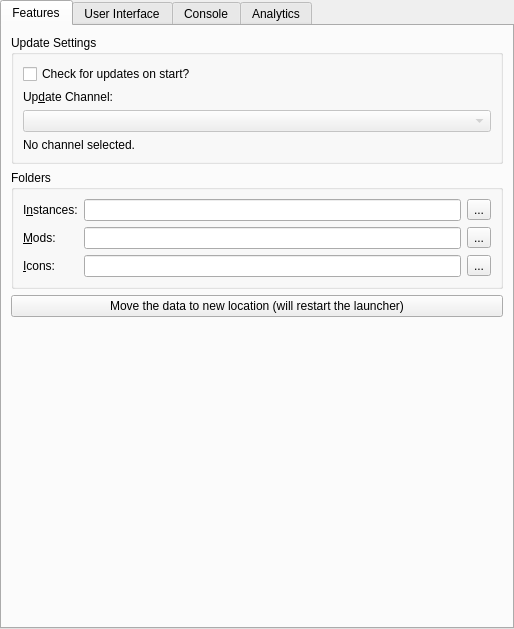
<?xml version="1.0" encoding="UTF-8"?>
<ui version="4.0">
 <class>LauncherPage</class>
 <widget class="QWidget" name="LauncherPage">
  <property name="geometry">
   <rect>
    <x>0</x>
    <y>0</y>
    <width>514</width>
    <height>629</height>
   </rect>
  </property>
  <property name="sizePolicy">
   <sizepolicy hsizetype="MinimumExpanding" vsizetype="MinimumExpanding">
    <horstretch>0</horstretch>
    <verstretch>0</verstretch>
   </sizepolicy>
  </property>
  <layout class="QVBoxLayout" name="mainLayout">
   <property name="leftMargin">
    <number>0</number>
   </property>
   <property name="topMargin">
    <number>0</number>
   </property>
   <property name="rightMargin">
    <number>0</number>
   </property>
   <property name="bottomMargin">
    <number>0</number>
   </property>
   <item>
    <widget class="QTabWidget" name="tabWidget">
     <property name="toolTip">
      <string notr="true"/>
     </property>
     <property name="tabShape">
      <enum>QTabWidget::Rounded</enum>
     </property>
     <property name="currentIndex">
      <number>0</number>
     </property>
     <widget class="QWidget" name="featuresTab">
      <attribute name="title">
       <string>Features</string>
      </attribute>
      <layout class="QVBoxLayout" name="verticalLayout_9">
       <item>
        <widget class="QGroupBox" name="updateSettingsBox">
         <property name="title">
          <string>Update Settings</string>
         </property>
         <layout class="QVBoxLayout" name="verticalLayout_7">
          <item>
           <widget class="QCheckBox" name="autoUpdateCheckBox">
            <property name="text">
             <string>Check for updates on start?</string>
            </property>
           </widget>
          </item>
          <item>
           <widget class="QLabel" name="updateChannelLabel">
            <property name="text">
             <string>Up&amp;date Channel:</string>
            </property>
            <property name="buddy">
             <cstring>updateChannelComboBox</cstring>
            </property>
           </widget>
          </item>
          <item>
           <widget class="QComboBox" name="updateChannelComboBox">
            <property name="enabled">
             <bool>false</bool>
            </property>
           </widget>
          </item>
          <item>
           <widget class="QLabel" name="updateChannelDescLabel">
            <property name="text">
             <string>No channel selected.</string>
            </property>
            <property name="wordWrap">
             <bool>true</bool>
            </property>
           </widget>
          </item>
         </layout>
        </widget>
       </item>
       <item>
        <widget class="QGroupBox" name="foldersBox">
         <property name="title">
          <string>Folders</string>
         </property>
         <layout class="QGridLayout" name="foldersBoxLayout">
          <item row="0" column="0">
           <widget class="QLabel" name="labelInstDir">
            <property name="text">
             <string>I&amp;nstances:</string>
            </property>
            <property name="buddy">
             <cstring>instDirTextBox</cstring>
            </property>
           </widget>
          </item>
          <item row="0" column="1">
           <widget class="QLineEdit" name="instDirTextBox"/>
          </item>
          <item row="0" column="2">
           <widget class="QToolButton" name="instDirBrowseBtn">
            <property name="text">
             <string notr="true">...</string>
            </property>
           </widget>
          </item>
          <item row="1" column="0">
           <widget class="QLabel" name="labelModsDir">
            <property name="text">
             <string>&amp;Mods:</string>
            </property>
            <property name="buddy">
             <cstring>modsDirTextBox</cstring>
            </property>
           </widget>
          </item>
          <item row="1" column="1">
           <widget class="QLineEdit" name="modsDirTextBox"/>
          </item>
          <item row="1" column="2">
           <widget class="QToolButton" name="modsDirBrowseBtn">
            <property name="text">
             <string notr="true">...</string>
            </property>
           </widget>
          </item>
          <item row="2" column="1">
           <widget class="QLineEdit" name="iconsDirTextBox"/>
          </item>
          <item row="2" column="0">
           <widget class="QLabel" name="labelIconsDir">
            <property name="text">
             <string>&amp;Icons:</string>
            </property>
            <property name="buddy">
             <cstring>iconsDirTextBox</cstring>
            </property>
           </widget>
          </item>
          <item row="2" column="2">
           <widget class="QToolButton" name="iconsDirBrowseBtn">
            <property name="text">
             <string notr="true">...</string>
            </property>
           </widget>
          </item>
         </layout>
        </widget>
       </item>
       <item>
        <widget class="QPushButton" name="migrateDataFolderMacBtn">
         <property name="text">
          <string>Move the data to new location (will restart the launcher)</string>
         </property>
        </widget>
       </item>
       <item>
        <spacer name="verticalSpacer_2">
         <property name="orientation">
          <enum>Qt::Vertical</enum>
         </property>
         <property name="sizeHint" stdset="0">
          <size>
           <width>0</width>
           <height>0</height>
          </size>
         </property>
        </spacer>
       </item>
      </layout>
     </widget>
     <widget class="QWidget" name="generalTab">
      <attribute name="title">
       <string>User Interface</string>
      </attribute>
      <layout class="QVBoxLayout" name="verticalLayout_6">
       <item>
        <widget class="QGroupBox" name="groupBox_3">
         <property name="title">
          <string>Launcher notifications</string>
         </property>
         <layout class="QVBoxLayout" name="verticalLayout_5">
          <item>
           <widget class="QPushButton" name="resetNotificationsBtn">
            <property name="text">
             <string>Reset hidden notifications</string>
            </property>
            <property name="checkable">
             <bool>true</bool>
            </property>
           </widget>
          </item>
         </layout>
        </widget>
       </item>
       <item>
        <widget class="QGroupBox" name="sortingModeBox">
         <property name="enabled">
          <bool>true</bool>
         </property>
         <property name="title">
          <string>Instance view sorting mode</string>
         </property>
         <layout class="QHBoxLayout" name="sortingModeBoxLayout">
          <item>
           <widget class="QRadioButton" name="sortLastLaunchedBtn">
            <property name="text">
             <string>By &amp;last launched</string>
            </property>
            <attribute name="buttonGroup">
             <string notr="true">sortingModeGroup</string>
            </attribute>
           </widget>
          </item>
          <item>
           <widget class="QRadioButton" name="sortByNameBtn">
            <property name="text">
             <string>By &amp;name</string>
            </property>
            <attribute name="buttonGroup">
             <string notr="true">sortingModeGroup</string>
            </attribute>
           </widget>
          </item>
         </layout>
        </widget>
       </item>
       <item>
        <widget class="QGroupBox" name="themeBox">
         <property name="title">
          <string>Theme</string>
         </property>
         <layout class="QFormLayout" name="formLayout">
          <item row="0" column="0">
           <widget class="QLabel" name="label_3">
            <property name="text">
             <string>&amp;Icons</string>
            </property>
            <property name="buddy">
             <cstring>themeComboBox</cstring>
            </property>
           </widget>
          </item>
          <item row="0" column="1">
           <widget class="QComboBox" name="themeComboBox">
            <property name="sizePolicy">
             <sizepolicy hsizetype="Expanding" vsizetype="Fixed">
              <horstretch>0</horstretch>
              <verstretch>0</verstretch>
             </sizepolicy>
            </property>
            <property name="focusPolicy">
             <enum>Qt::StrongFocus</enum>
            </property>
            <item>
             <property name="text">
              <string>Default</string>
             </property>
            </item>
            <item>
             <property name="text">
              <string>MultiMC</string>
             </property>
            </item>
            <item>
             <property name="text">
              <string>Simple (Dark Icons)</string>
             </property>
            </item>
            <item>
             <property name="text">
              <string>Simple (Light Icons)</string>
             </property>
            </item>
            <item>
             <property name="text">
              <string>Simple (Blue Icons)</string>
             </property>
            </item>
            <item>
             <property name="text">
              <string>Simple (Colored Icons)</string>
             </property>
            </item>
            <item>
             <property name="text">
              <string notr="true">OSX</string>
             </property>
            </item>
            <item>
             <property name="text">
              <string notr="true">iOS</string>
             </property>
            </item>
            <item>
             <property name="text">
              <string notr="true">Flat</string>
             </property>
            </item>
            <item>
             <property name="text">
              <string>Custom</string>
             </property>
            </item>
           </widget>
          </item>
          <item row="1" column="1">
           <widget class="QComboBox" name="themeComboBoxColors">
            <property name="sizePolicy">
             <sizepolicy hsizetype="Expanding" vsizetype="Fixed">
              <horstretch>0</horstretch>
              <verstretch>0</verstretch>
             </sizepolicy>
            </property>
            <property name="focusPolicy">
             <enum>Qt::StrongFocus</enum>
            </property>
           </widget>
          </item>
          <item row="1" column="0">
           <widget class="QLabel" name="label_4">
            <property name="text">
             <string>Colors</string>
            </property>
            <property name="buddy">
             <cstring>themeComboBoxColors</cstring>
            </property>
           </widget>
          </item>
         </layout>
        </widget>
       </item>
       <item>
        <spacer name="generalTabSpacer">
         <property name="orientation">
          <enum>Qt::Vertical</enum>
         </property>
         <property name="sizeHint" stdset="0">
          <size>
           <width>0</width>
           <height>0</height>
          </size>
         </property>
        </spacer>
       </item>
      </layout>
     </widget>
     <widget class="QWidget" name="consoleTab">
      <attribute name="title">
       <string>Console</string>
      </attribute>
      <layout class="QVBoxLayout" name="verticalLayout_2">
       <item>
        <widget class="QGroupBox" name="consoleSettingsBox">
         <property name="title">
          <string>Console Settings</string>
         </property>
         <layout class="QVBoxLayout" name="verticalLayout_3">
          <item>
           <widget class="QCheckBox" name="showConsoleCheck">
            <property name="text">
             <string>Show console while the game is running?</string>
            </property>
           </widget>
          </item>
          <item>
           <widget class="QCheckBox" name="autoCloseConsoleCheck">
            <property name="text">
             <string>Automatically close console when the game quits?</string>
            </property>
           </widget>
          </item>
          <item>
           <widget class="QCheckBox" name="showConsoleErrorCheck">
            <property name="text">
             <string>Show console when the game crashes?</string>
            </property>
           </widget>
          </item>
         </layout>
        </widget>
       </item>
       <item>
        <widget class="QGroupBox" name="groupBox_4">
         <property name="title">
          <string>History limit</string>
         </property>
         <layout class="QGridLayout" name="gridLayout_3">
          <item row="1" column="0">
           <widget class="QCheckBox" name="checkStopLogging">
            <property name="text">
             <string>Stop logging when log overflows</string>
            </property>
           </widget>
          </item>
          <item row="0" column="0">
           <widget class="QSpinBox" name="lineLimitSpinBox">
            <property name="sizePolicy">
             <sizepolicy hsizetype="Expanding" vsizetype="Fixed">
              <horstretch>0</horstretch>
              <verstretch>0</verstretch>
             </sizepolicy>
            </property>
            <property name="suffix">
             <string> lines</string>
            </property>
            <property name="minimum">
             <number>10000</number>
            </property>
            <property name="maximum">
             <number>1000000</number>
            </property>
            <property name="singleStep">
             <number>10000</number>
            </property>
            <property name="value">
             <number>100000</number>
            </property>
           </widget>
          </item>
         </layout>
        </widget>
       </item>
       <item>
        <widget class="QGroupBox" name="themeBox_2">
         <property name="sizePolicy">
          <sizepolicy hsizetype="Preferred" vsizetype="MinimumExpanding">
           <horstretch>0</horstretch>
           <verstretch>0</verstretch>
          </sizepolicy>
         </property>
         <property name="title">
          <string>Console font</string>
         </property>
         <layout class="QGridLayout" name="gridLayout_2">
          <item row="1" column="0" colspan="2">
           <widget class="QTextEdit" name="fontPreview">
            <property name="sizePolicy">
             <sizepolicy hsizetype="Expanding" vsizetype="MinimumExpanding">
              <horstretch>0</horstretch>
              <verstretch>0</verstretch>
             </sizepolicy>
            </property>
            <property name="horizontalScrollBarPolicy">
             <enum>Qt::ScrollBarAlwaysOff</enum>
            </property>
            <property name="undoRedoEnabled">
             <bool>false</bool>
            </property>
            <property name="textInteractionFlags">
             <set>Qt::TextSelectableByKeyboard|Qt::TextSelectableByMouse</set>
            </property>
           </widget>
          </item>
          <item row="0" column="0">
           <widget class="QFontComboBox" name="consoleFont">
            <property name="sizePolicy">
             <sizepolicy hsizetype="Expanding" vsizetype="Fixed">
              <horstretch>0</horstretch>
              <verstretch>0</verstretch>
             </sizepolicy>
            </property>
           </widget>
          </item>
          <item row="0" column="1">
           <widget class="QSpinBox" name="fontSizeBox">
            <property name="minimum">
             <number>5</number>
            </property>
            <property name="maximum">
             <number>16</number>
            </property>
            <property name="value">
             <number>11</number>
            </property>
           </widget>
          </item>
         </layout>
        </widget>
       </item>
      </layout>
     </widget>
     <widget class="QWidget" name="analyticsTab">
      <attribute name="title">
       <string>Analytics</string>
      </attribute>
      <layout class="QVBoxLayout" name="verticalLayout_8">
       <item>
        <widget class="QGroupBox" name="consoleSettingsBox_2">
         <property name="title">
          <string>Analytics Settings</string>
         </property>
         <layout class="QVBoxLayout" name="verticalLayout_4">
          <item>
           <widget class="QCheckBox" name="analyticsCheck">
            <property name="text">
             <string>Send anonymous usage statistics?</string>
            </property>
           </widget>
          </item>
          <item>
           <widget class="Line" name="line">
            <property name="orientation">
             <enum>Qt::Horizontal</enum>
            </property>
           </widget>
          </item>
          <item>
           <widget class="QLabel" name="label_5">
            <property name="text">
             <string>&lt;html&gt;&lt;head/&gt;
&lt;body&gt;
&lt;p&gt;The launcher sends anonymous usage statistics on every start of the application.&lt;/p&gt;&lt;p&gt;The following data is collected:&lt;/p&gt;
&lt;ul&gt;
&lt;li&gt;Launcher version.&lt;/li&gt;
&lt;li&gt;Operating system name, version and architecture.&lt;/li&gt;
&lt;li&gt;CPU architecture (kernel architecture on linux).&lt;/li&gt;
&lt;li&gt;Size of system memory.&lt;/li&gt;
&lt;li&gt;Java version, architecture and memory settings.&lt;/li&gt;
&lt;/ul&gt;
&lt;/body&gt;&lt;/html&gt;</string>
            </property>
            <property name="wordWrap">
             <bool>true</bool>
            </property>
           </widget>
          </item>
         </layout>
        </widget>
       </item>
       <item>
        <spacer name="verticalSpacer">
         <property name="orientation">
          <enum>Qt::Vertical</enum>
         </property>
         <property name="sizeHint" stdset="0">
          <size>
           <width>20</width>
           <height>40</height>
          </size>
         </property>
        </spacer>
       </item>
      </layout>
     </widget>
    </widget>
   </item>
  </layout>
 </widget>
 <tabstops>
  <tabstop>tabWidget</tabstop>
  <tabstop>autoUpdateCheckBox</tabstop>
  <tabstop>updateChannelComboBox</tabstop>
  <tabstop>instDirTextBox</tabstop>
  <tabstop>instDirBrowseBtn</tabstop>
  <tabstop>modsDirTextBox</tabstop>
  <tabstop>modsDirBrowseBtn</tabstop>
  <tabstop>iconsDirTextBox</tabstop>
  <tabstop>iconsDirBrowseBtn</tabstop>
  <tabstop>resetNotificationsBtn</tabstop>
  <tabstop>sortLastLaunchedBtn</tabstop>
  <tabstop>sortByNameBtn</tabstop>
  <tabstop>themeComboBox</tabstop>
  <tabstop>themeComboBoxColors</tabstop>
  <tabstop>showConsoleCheck</tabstop>
  <tabstop>autoCloseConsoleCheck</tabstop>
  <tabstop>showConsoleErrorCheck</tabstop>
  <tabstop>lineLimitSpinBox</tabstop>
  <tabstop>checkStopLogging</tabstop>
  <tabstop>consoleFont</tabstop>
  <tabstop>fontSizeBox</tabstop>
  <tabstop>fontPreview</tabstop>
 </tabstops>
 <resources/>
 <connections/>
 <buttongroups>
  <buttongroup name="sortingModeGroup"/>
 </buttongroups>
</ui>
